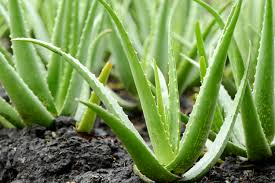
#> input picture aloevera.jpg, 275 x 183 px
$ jupyter execute --allow-errors Geometrical_Transformation.ipynb
#> lines starting #> are read from the running program, lines starting #| are printed output that depends on the picture
[cell 1]
import cv2
from google.colab.patches import cv2_imshow
import numpy as np
import pandas as pd
import matplotlib as plt
from google.colab import files
uploaded = files.upload()
#> the answer given: aloevera.jpg

**Resize Image**

[cell 2]
img = cv2.imread('aloevera.jpg')
#> img is the input picture: shape (183, 275, 3); mean B, G, R 83.7, 146.2, 118.8
cv2_imshow(img)
height, width = img.shape[:2]
#> height = 183; width = 275
res = cv2.resize(img,(2*width, 2*height), interpolation = cv2.INTER_CUBIC)
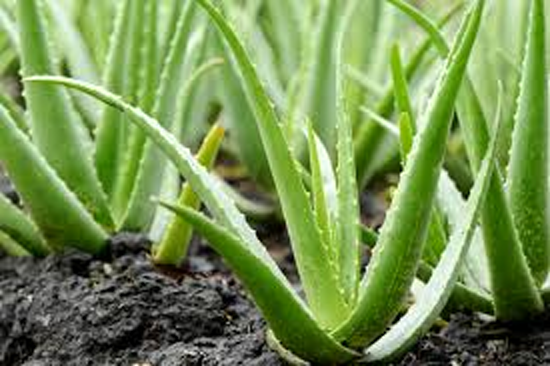
#> res: shape (366, 550, 3); mean B, G, R 83.7, 146.2, 118.8
cv2_imshow(res)
#> (the rest of this cell did not finish here and is left out)

[cell 3]
img.shape
#> Out = (183, 275, 3)

**Rotation**

[cell 4]
img = cv2.imread('aloevera.jpg')
rows,cols,cha = img.shape
#> rows = 183; cols = 275; cha = 3
M = cv2.getRotationMatrix2D((cols/2,rows/2),90,1)
#> M = [[6.12e-17, 1, 46], [-1, 6.12e-17, 229]]
dst = cv2.warpAffine(img,M,(cols,rows))
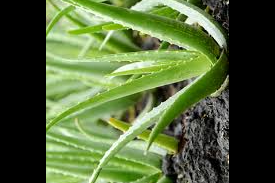
#> dst: shape (183, 275, 3); mean B, G, R 57.8, 100.7, 82.4
cv2_imshow(dst)

Translation

[cell 5]
M = np.float32([[1,0,100],[0,1,50]])
dst = cv2.warpAffine(img,M,(cols,rows))
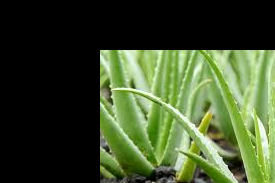
#> dst: shape (183, 275, 3); mean B, G, R 43.5, 76.9, 62
cv2_imshow(dst)

Cropping

[cell 6]
img1 = cv2.imread('aloevera.jpg')
crop_img = img1[70:170, 70:170]
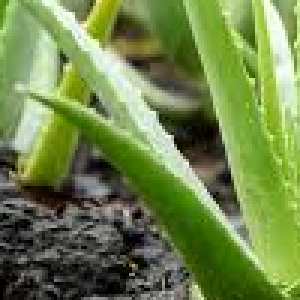
#> crop_img: shape (100, 100, 3) (shown 3 times larger); mean B, G, R 75.2, 133.1, 112
cv2_imshow(crop_img)

$ run again, with lion.jpg copied over aloevera.jpg
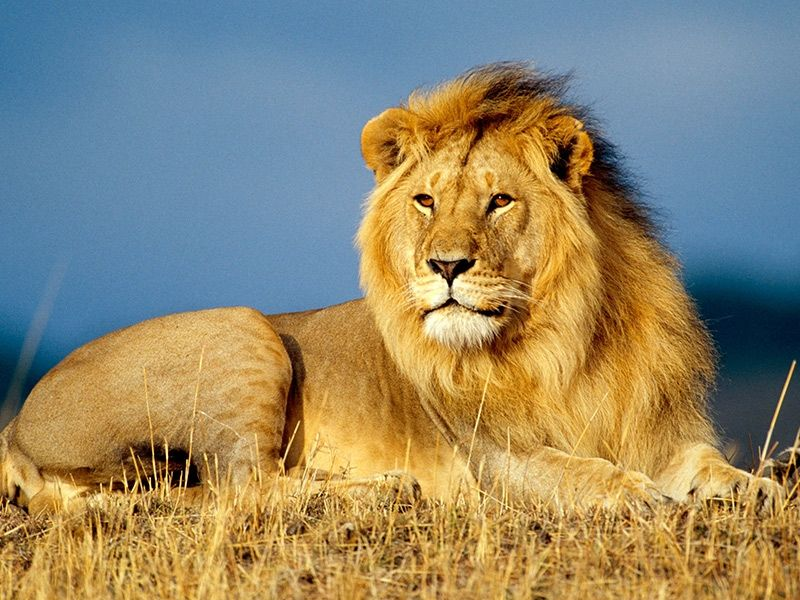
#> input picture lion.jpg, 800 x 600 px
#> img is the input picture: shape (600, 800, 3); mean B, G, R 109.4, 136.3, 145.2
#> `dst = cv2.warpAffine(img,M,(cols,rows))`:
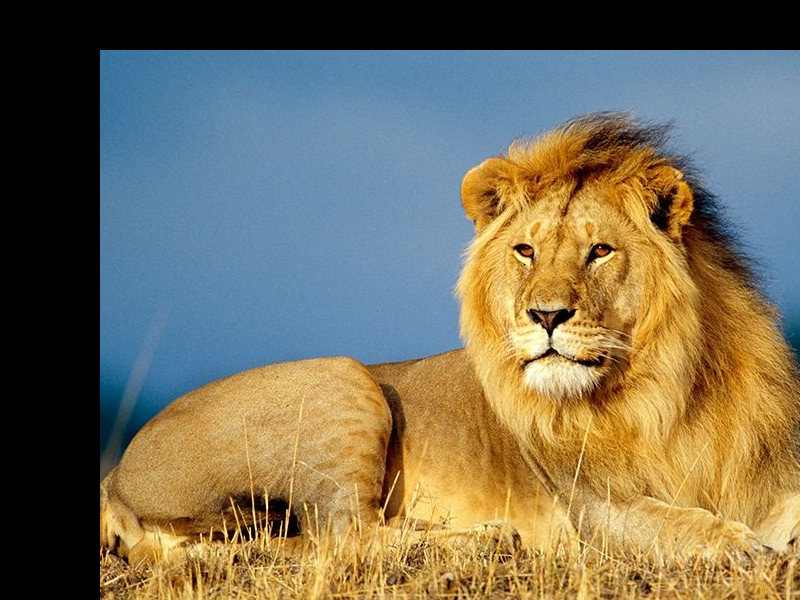
#> dst: shape (600, 800, 3); mean B, G, R 90, 111.7, 119.1
#> `crop_img = img1[70:170, 70:170]`:
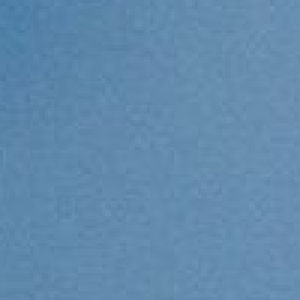
#> crop_img: shape (100, 100, 3) (shown 3 times larger); mean B, G, R 173.2, 138.3, 97.4
